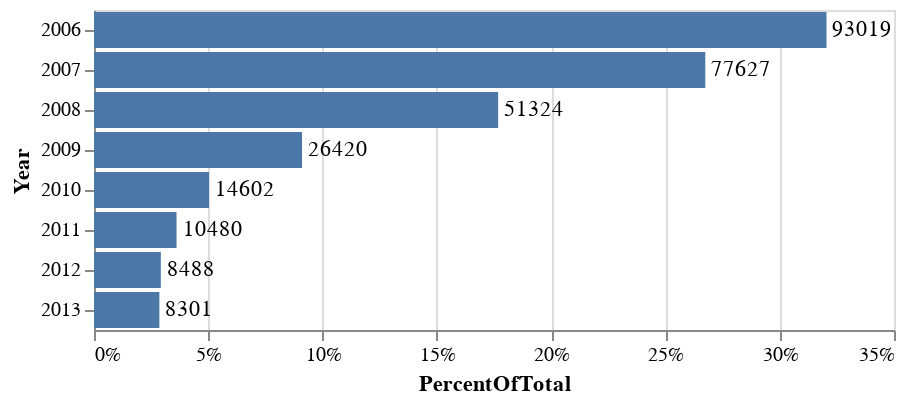

This figure's notebook cell:
### Code cell
bars = alt.Chart(chart3).transform_joinaggregate(
    TotalESB = 'sum(ESB_Connection)',
).transform_calculate(
    PercentOfTotal = "datum.ESB_Connection / datum.TotalESB"
).mark_bar().encode(
    alt.X('PercentOfTotal:Q', axis=alt.Axis(format = '.0%')),
    y = 'Year:N',
)

text = bars.mark_text(
    align = 'left',
    baseline = 'middle',
    dx = 3  # Nudges text to right so it doesn't appear on top of the bar
).encode(
    text = 'ESB_Connection'
)

(bars + text).properties(
    title = 'Yearly ESB Connection as a Percentage of Total',
    height = 300,
).save('C00246376_Python_Assignment_3_Part_3/static/chart3.html')

bars + text

### Figure 1 — Vega-Lite specification as saved in the notebook (floating-point values rounded to 4 significant figures)
{"config": {"view": {"continuousWidth": 400, "continuousHeight": 300}}, "layer": [{"mark": "bar", "encoding": {"x": {"type": "quantitative", "axis": {"format": ".0%"}, "field": "PercentOfTotal"}, "y": {"type": "nominal", "field": "Year"}}, "transform": [{"joinaggregate": [{"op": "sum", "field": "ESB_Connection", "as": "TotalESB"}]}, {"calculate": "datum.ESB_Connection / datum.TotalESB", "as": "PercentOfTotal"}]}, {"mark": {"type": "text", "align": "left", "baseline": "middle", "dx": 3}, "encoding": {"text": {"type": "quantitative", "field": "ESB_Connection"}, "x": {"type": "quantitative", "axis": {"format": ".0%"}, "field": "PercentOfTotal"}, "y": {"type": "nominal", "field": "Year"}}, "transform": [{"joinaggregate": [{"op": "sum", "field": "ESB_Connection", "as": "TotalESB"}]}, {"calculate": "datum.ESB_Connection / datum.TotalESB", "as": "PercentOfTotal"}]}], "data": {"name": "data-5cb3121617316752f7a14db52aaf0de2"}, "$schema": "https://vega.github.io/schema/vega-lite/v4.0.2.json", "datasets": {"data-5cb3121617316752f7a14db52aaf0de2": [{"Year": 2006, "ESB_Connection": 93019}, {"Year": 2007, "ESB_Connection": 77627}, {"Year": 2008, "ESB_Connection": 51324}, {"Year": 2009, "ESB_Connection": 26420}, {"Year": 2010, "ESB_Connection": 14602}, {"Year": 2011, "ESB_Connection": 10480}, {"Year": 2012, "ESB_Connection": 8488}, {"Year": 2013, "ESB_Connection": 8301}]}}
